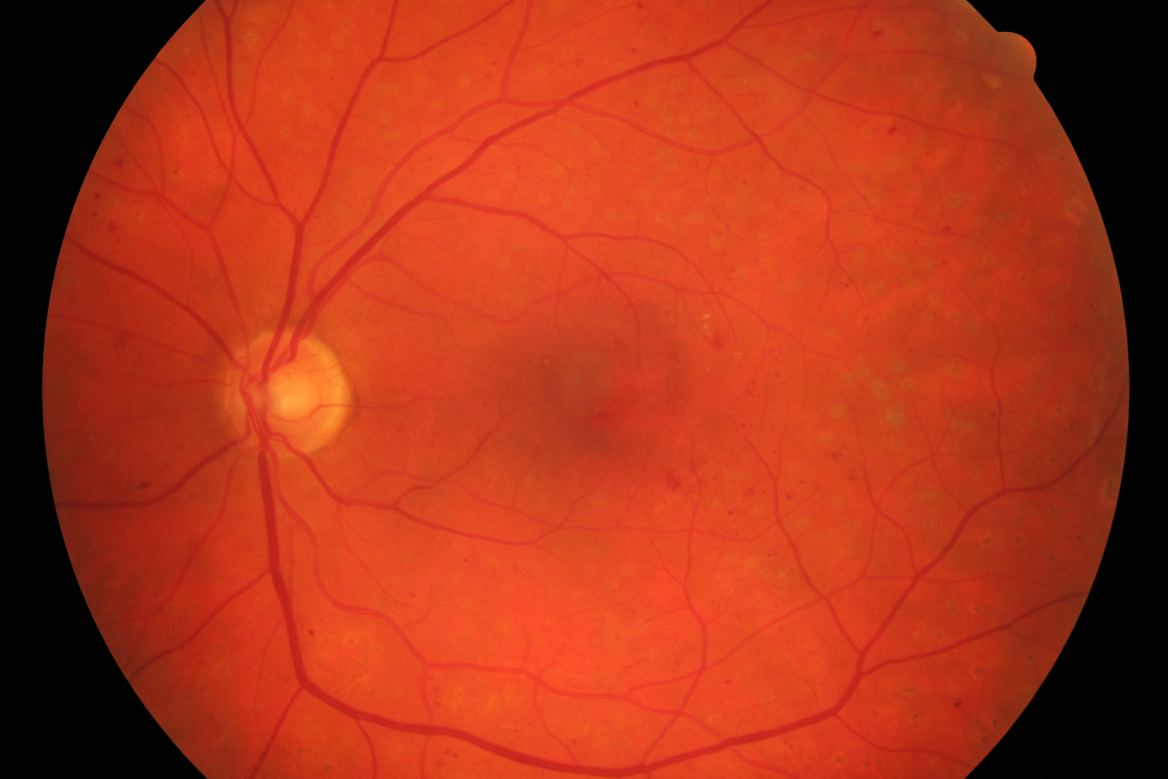
#> input picture Test/D/01_dr.JPG, 3504 x 2336 px (shown at 1/3 size)
$ python -i Module3.py   (imports and definitions only)   (older library calls are emulated)
#> lines starting #> are read from the running program, lines starting #| are printed output that depends on the picture
import numpy as np
import cv2
import os
import csv
from skimage import morphology
from skimage.feature import hog
from sklearn import svm
from sklearn.ensemble import RandomForestClassifier
from joblib import dump, load
from sklearn.model_selection import train_test_split
from sklearn.metrics import accuracy_score

def bloodVessel(path):
#> called with path = '../Test/D/01_dr.JPG'
    img = cv2.imread(path)
#> img is the input picture: shape (2336, 3504, 3); mean B, G, R 25.4, 52.8, 172.1
    img = cv2.resize(img,(96,96))
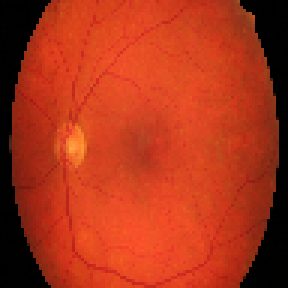
#> img: shape (96, 96, 3) (shown 3 times larger); mean B, G, R 25.4, 52.8, 172.1
    curImg = img[:,:,1]
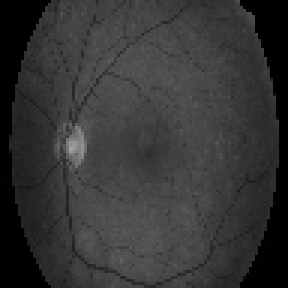
#> curImg: shape (96, 96) (shown 3 times larger); min 0, max 167, mean 52.8
    histEqImg= cv2.equalizeHist(curImg)
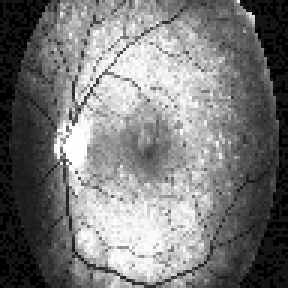
#> histEqImg: shape (96, 96) (shown 3 times larger); min 0, max 255, mean 122
    gray = curImg
    kernelG1 = np.array([[ 5,  5,  5],[-3,  0, -3],[-3, -3, -3]])
    kernelG2 = np.array([[ 5,  5, -3],[ 5,  0, -3],[-3, -3, -3]])
    kernelG3 = np.array([[ 5, -3, -3],[ 5,  0, -3],[ 5, -3, -3]])
    kernelG4 = np.array([[-3, -3, -3],[ 5,  0, -3],[ 5,  5, -3]])
    kernelG5 = np.array([[-3, -3, -3],[-3,  0, -3],[ 5,  5,  5]])
    kernelG6 = np.array([[-3, -3, -3],[-3,  0,  5],[-3,  5,  5]])
    kernelG7 = np.array([[-3, -3,  5],[-3,  0,  5],[-3, -3,  5]])
    kernelG8 = np.array([[-3,  5,  5],[-3,  0,  5],[-3, -3, -3]])
    g1 = cv2.normalize(cv2.filter2D(gray, cv2.CV_32F, kernelG1), None, 0, 255, cv2.NORM_MINMAX, cv2.CV_8UC1)
    g2 = cv2.normalize(cv2.filter2D(gray, cv2.CV_32F, kernelG2), None, 0, 255, cv2.NORM_MINMAX, cv2.CV_8UC1)
    g3 = cv2.normalize(cv2.filter2D(gray, cv2.CV_32F, kernelG3), None, 0, 255, cv2.NORM_MINMAX, cv2.CV_8UC1)
    g4 = cv2.normalize(cv2.filter2D(gray, cv2.CV_32F, kernelG4), None, 0, 255, cv2.NORM_MINMAX, cv2.CV_8UC1)
    g5 = cv2.normalize(cv2.filter2D(gray, cv2.CV_32F, kernelG5), None, 0, 255, cv2.NORM_MINMAX, cv2.CV_8UC1)
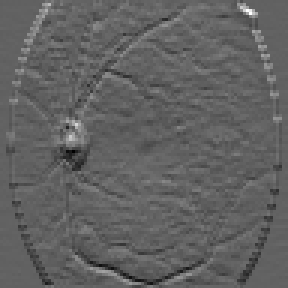
#> g5: shape (96, 96) (shown 3 times larger); min 0, max 255, mean 97.3
    g6 = cv2.normalize(cv2.filter2D(gray, cv2.CV_32F, kernelG6), None, 0, 255, cv2.NORM_MINMAX, cv2.CV_8UC1)
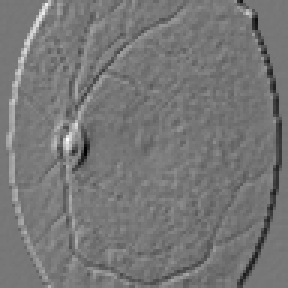
#> g6: shape (96, 96) (shown 3 times larger); min 0, max 255, mean 118.8
    g7 = cv2.normalize(cv2.filter2D(gray, cv2.CV_32F, kernelG7), None, 0, 255, cv2.NORM_MINMAX, cv2.CV_8UC1)
    g8 = cv2.normalize(cv2.filter2D(gray, cv2.CV_32F, kernelG8), None, 0, 255, cv2.NORM_MINMAX, cv2.CV_8UC1)
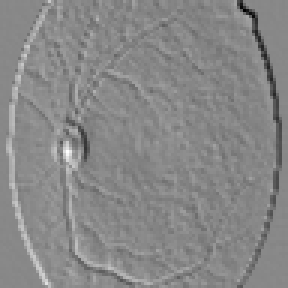
#> g8: shape (96, 96) (shown 3 times larger); min 0, max 255, mean 135.8
    magn = cv2.max(g1, cv2.max(g2, cv2.max(g3, cv2.max(g4, cv2.max(g5, cv2.max(g6, cv2.max(g7, g8)))))))
    curImg = magn
    threshImg = cv2.threshold(curImg,160,180,cv2.THRESH_BINARY_INV)
    cleanImg = morphology.remove_small_objects(curImg, min_size=130, connectivity=100)
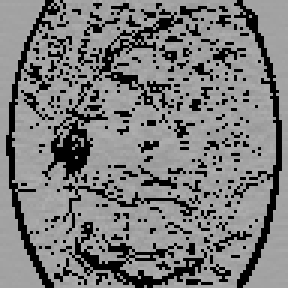
#> cleanImg: shape (96, 96) (shown 3 times larger); min 0, max 175, mean 123.2
    return cleanImg

# [44 lines left out: functions Exudates, Mask, not called in this run]

TrainData="C:/Users/CHANDA/Desktop/Retinology/"
TrainData=TrainData+"/Train"
feature = []
count = 0
label = []
# [23 lines not run here, left out]
#clf = svm.SVC(C=10e7)
clf = RandomForestClassifier(n_estimators=100, max_depth=5,random_state=0)
# [3 lines not run here, left out]


TestData="C:/Users/CHANDA/Desktop/Retinology/Test"
feature = []
count = 0
label = []
# [22 lines not run here, left out]

# [1 line that did not run here, left out]
# [4 lines not run here, left out]

>>> result = bloodVessel('../Test/D/01_dr.JPG')

$ run again, on Test/H/01_h(1).jpg
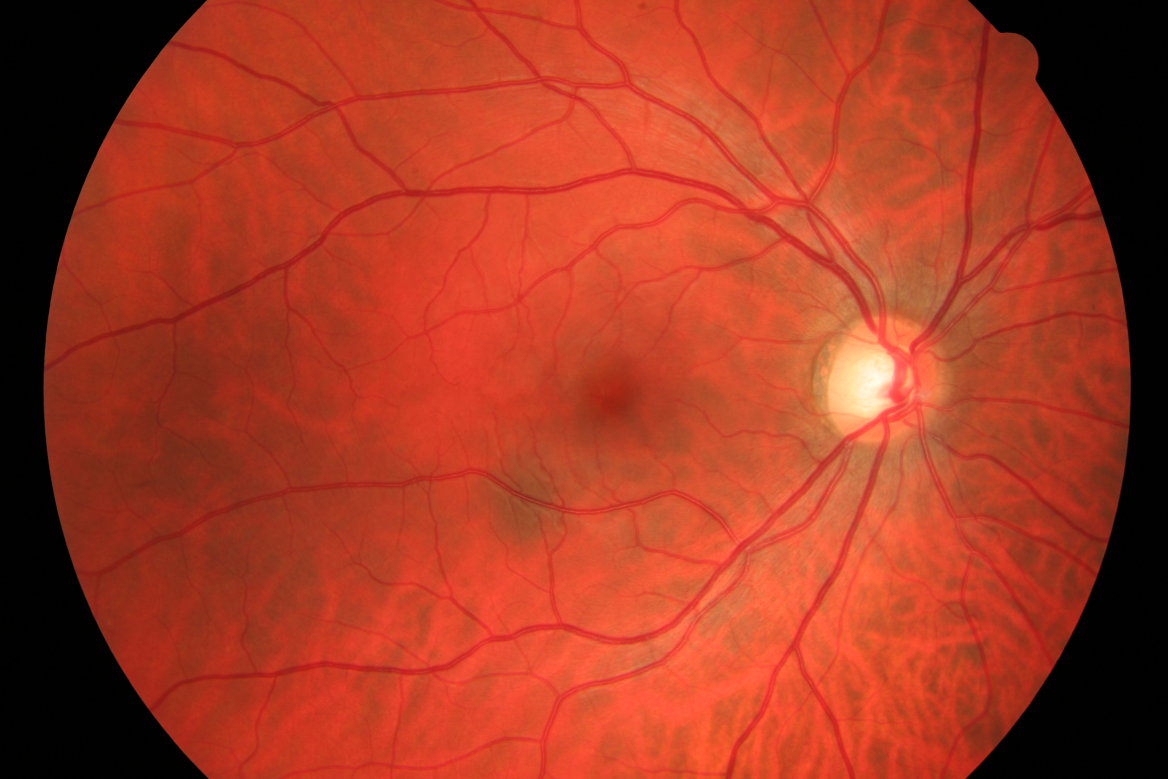
#> input picture Test/H/01_h(1).jpg, 3504 x 2336 px (shown at 1/3 size)
#> in bloodVessel, img is the input picture: shape (2336, 3504, 3); mean B, G, R 35.1, 58.1, 165.3
#> img: shape (96, 96, 3)
#> in bloodVessel, `g5 = cv2.normalize(cv2.filter2D(gray, cv2.CV_32F, kernelG5), None, 0, ..`:
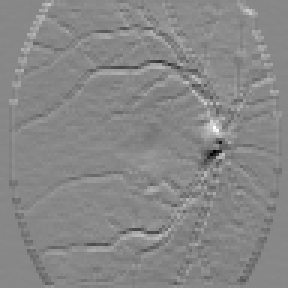
#> g5: shape (96, 96) (shown 3 times larger); min 0, max 255, mean 135.2
#> in bloodVessel, `cleanImg = morphology.remove_small_objects(curImg, min_size=130, conne..`:
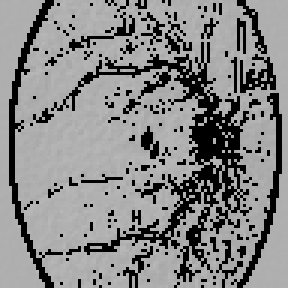
#> cleanImg: shape (96, 96) (shown 3 times larger); min 0, max 183, mean 133.5
